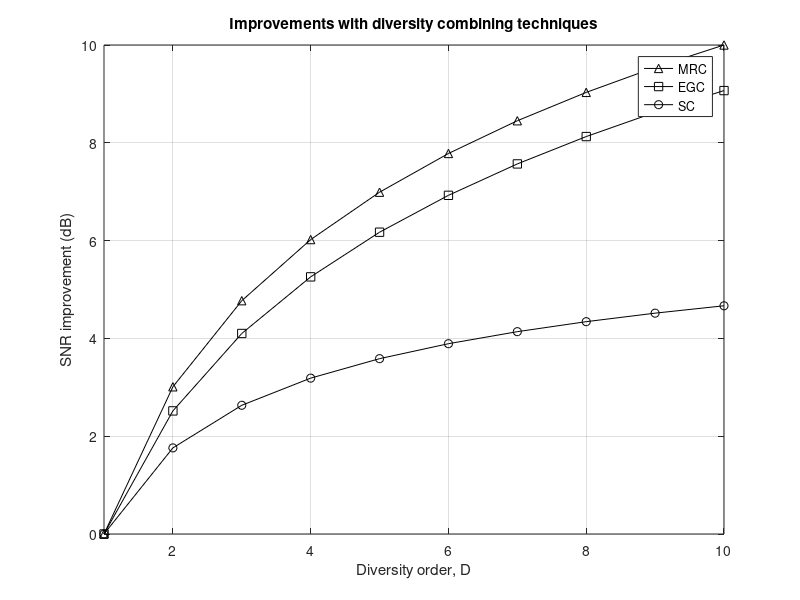

The MATLAB script that drew this image:
% File: combiners_improvements.m
% Plot the postcombiner gain due to diversity combining
% EE161. Spring 2022. San Jose State University

clear

for D=1:10
    gSC(D)  = 10*log10(sum(1./(1:D))); 
    gEGC(D) = 10*log10(1 + (pi/4)*(D-1));
    gMRC(D) = 10*log10(D);
end

figure(100)
plot([1:10], gMRC,'-k^'); hold on, plot([1:10], gEGC,'-ks'), plot([1:10], gSC,'-ko')
legend('MRC','EGC','SC')
grid on, axis tight, legend, hold off
xlabel('Diversity order, D'), ylabel('SNR improvement (dB)')
title('Improvements with diversity combining techniques')
